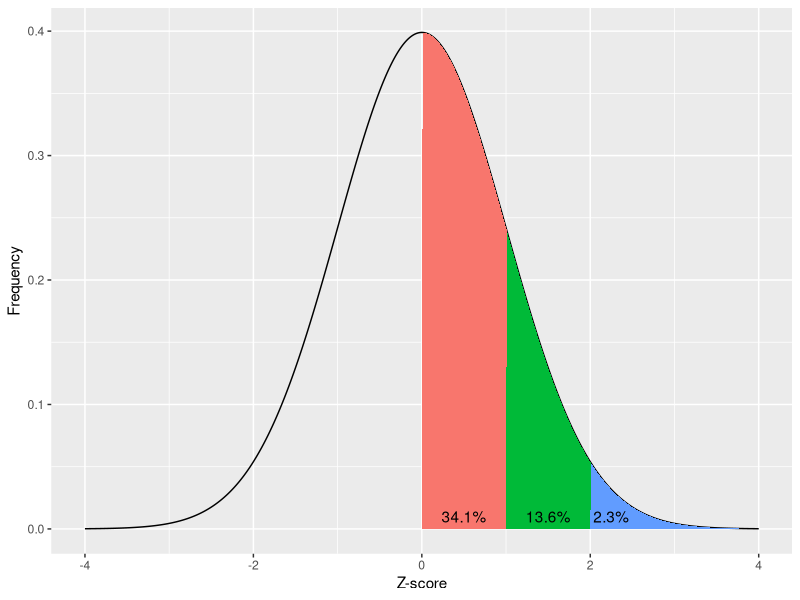
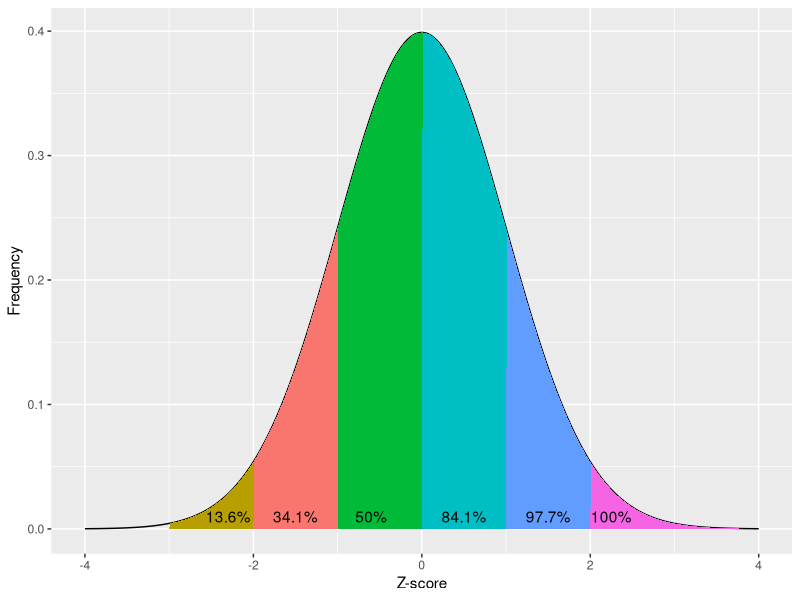
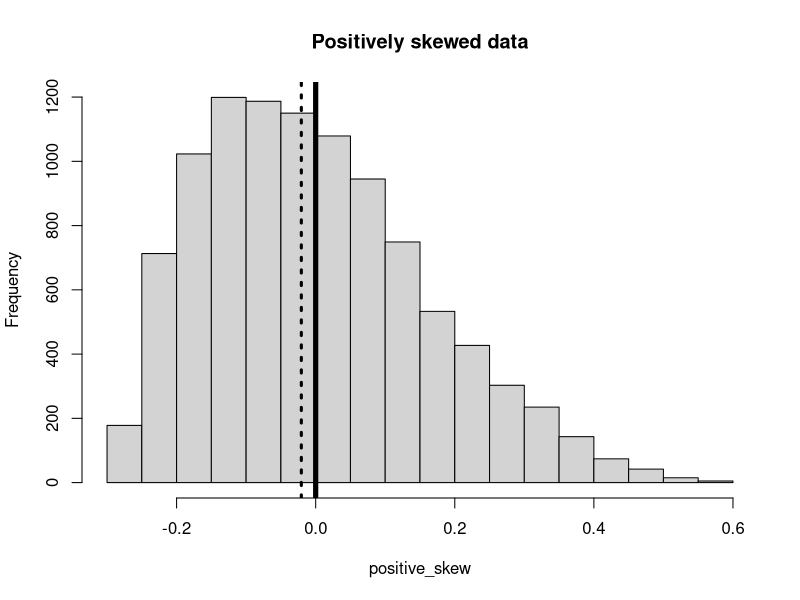
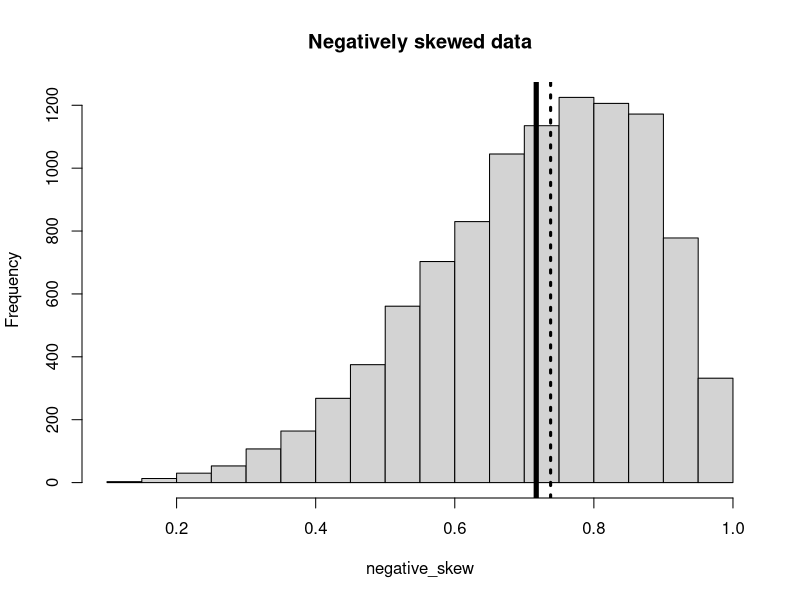
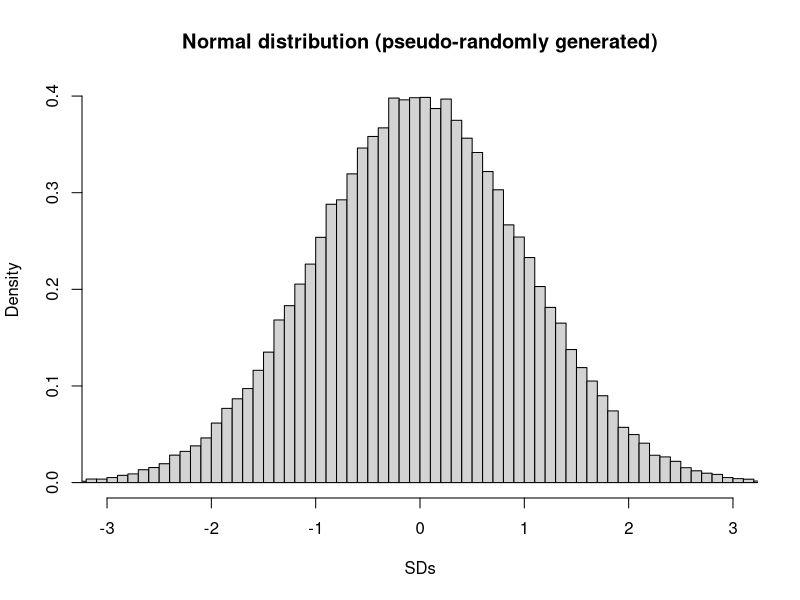
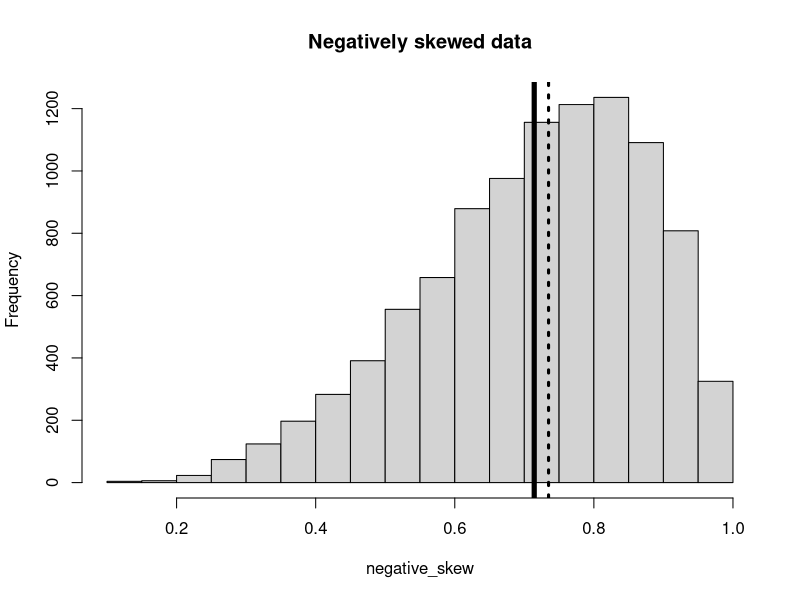
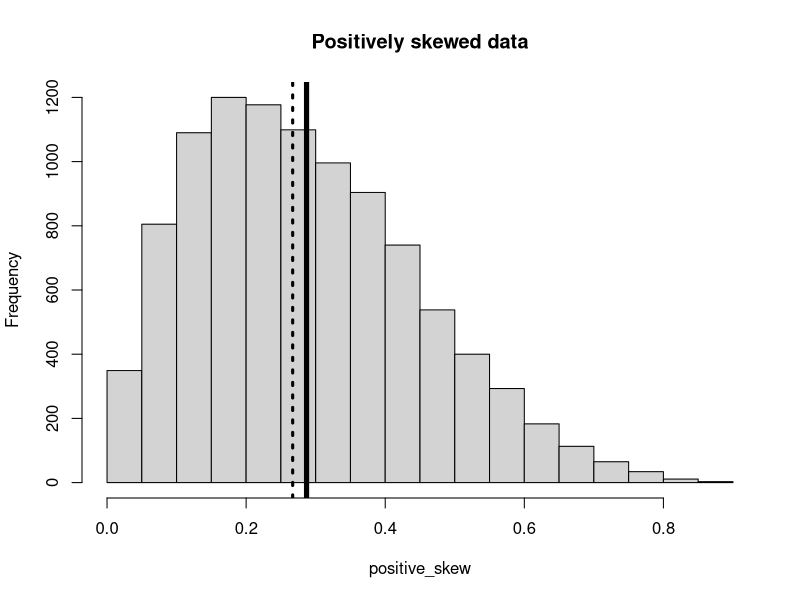

These charts were generated, in order, by the following R code:
## ---- chunk 1
library(ggplot2)
# https://stackoverflow.com/a/12429538
norm_x<-seq(-4,4,0.01)

norm_data_frame<-data.frame(x=norm_x,y=dnorm(norm_x,0,1))



shade_50 <- rbind(
  c(0,0), 
  subset(norm_data_frame, x > 0), 
  c(norm_data_frame[nrow(norm_data_frame), "X"], 0))

shade_84.1 <- rbind(
  c(1,0), 
  subset(norm_data_frame, x > 1), 
  c(norm_data_frame[nrow(norm_data_frame), "X"], 0))


shade_97.7 <- rbind(
  c(2,0), 
  subset(norm_data_frame, x > 2), 
  c(norm_data_frame[nrow(norm_data_frame), "X"], 0))


p<-qplot(
  x=norm_data_frame$x,
  y=norm_data_frame$y,
  geom="line"
)

 p +
   geom_polygon(
     data = shade_50,
     aes(
       x,
       y,
       fill="50"
      )
    ) +
   geom_polygon(
     data = shade_84.1,
     aes(
       x,
       y,
       fill="84.1"
      )
    ) +
   geom_polygon(
     data = shade_97.7, 
     aes(
       x, 
       y,
       fill="97.7"
      )
    ) +
   xlim(c(-4,4)) +
   
   annotate("text", x=0.5, y=0.01, label= "34.1%") + 
   annotate("text", x=1.5, y=0.01, label= "13.6%") + 
   annotate("text", x=2.25, y=0.01, label= "2.3%") +
   xlab("Z-score") +
   ylab("Frequency") +
   theme(legend.position="none")
## ---- chunk 2
library(ggplot2)
# https://stackoverflow.com/a/12429538
norm_x<-seq(-4,4,0.01)

norm_data_frame<-data.frame(x=norm_x,y=dnorm(norm_x,0,1))


shade_2.3 <- rbind(
  c(-3,0), 
  subset(norm_data_frame, x > -3), 
  c(norm_data_frame[nrow(norm_data_frame), "X"], 0))

shade_13.6 <- rbind(
  c(-2,0), 
  subset(norm_data_frame, x > -2), 
  c(norm_data_frame[nrow(norm_data_frame), "X"], 0))

shade_34.1 <- rbind(
  c(-1,0), 
  subset(norm_data_frame, x > -1), 
  c(norm_data_frame[nrow(norm_data_frame), "X"], 0))

shade_50 <- rbind(
  c(0,0), 
  subset(norm_data_frame, x > 0), 
  c(norm_data_frame[nrow(norm_data_frame), "X"], 0))

shade_84.1 <- rbind(
  c(1,0), 
  subset(norm_data_frame, x > 1), 
  c(norm_data_frame[nrow(norm_data_frame), "X"], 0))


shade_97.7 <- rbind(
  c(2,0), 
  subset(norm_data_frame, x > 2), 
  c(norm_data_frame[nrow(norm_data_frame), "X"], 0))


p<-qplot(
  x=norm_data_frame$x,
  y=norm_data_frame$y,
  geom="line"
)

 p +
   geom_polygon(
     data = shade_2.3,
     aes(
       x,
       y,
       fill="2.3"
      )
    ) +
   geom_polygon(
     data = shade_13.6,
     aes(
       x,
       y,
       fill="13.6"
      )
    ) +
   geom_polygon(
     data = shade_34.1,
     aes(
       x,
       y,
       fill="34.1"
      )
    ) +
   geom_polygon(
     data = shade_50,
     aes(
       x,
       y,
       fill="50"
      )
    ) +
   geom_polygon(
     data = shade_84.1,
     aes(
       x,
       y,
       fill="84.1"
      )
    ) +
   geom_polygon(
     data = shade_97.7, 
     aes(
       x, 
       y,
       fill="97.7"
      )
    ) +
   xlim(c(-4,4)) +
   
   annotate("text", x=-2.3, y=0.01, label= "13.6%") + 
   annotate("text", x=-1.5, y=0.01, label= "34.1%") + 
   annotate("text", x=-0.6, y=0.01, label= "50%") + 
   annotate("text", x=0.5, y=0.01, label= "84.1%") + 
   annotate("text", x=1.5, y=0.01, label= "97.7%") + 
   annotate("text", x=2.25, y=0.01, label= "100%") +
   xlab("Z-score") +
   ylab("Frequency") +
   theme(legend.position="none")
## ---- chunk 3
# generate a positively skewed distribution between 0 and 1
positive_skew = rbeta(10000,2,5)
positive_skew = positive_skew - mean(positive_skew)
hist(positive_skew, main="Positively skewed data")
abline(
  v=mean(positive_skew),  # where the line for the mean will be 
  lwd=5
)
abline(
  v=median(positive_skew), # where the line for the median will be
  lwd=3,
  lty=3
)
## ---- chunk 4
negative_skew = rbeta(10000,5,2)
hist(negative_skew, main = "Negatively skewed data")
abline(
  v=mean(negative_skew),  # where the line for the mean will be 
  lwd=5
)
abline(
  v=median(negative_skew), 
  lwd=3,
  lty=3
)
## ---- chunk 5
# generating random data to fit a normal distribution.
norm_data <-rnorm(
  100000,               # the number of samples
  mean=0,               # the mean (which in this case should be almost identical to the median)
  sd=1                  # the standard deviation
)
hist(
  norm_data,
  breaks = 100,           # the number of bins (the more bins there are, the thinner each bin is)
  xlim   = c(-3,3),       # the range of the x-axis
  freq   = FALSE,         # changes the y-axis from reporting the absolute frequency to reporting the relative density
  xlab   = "SDs", 
  main   = "Normal distribution (pseudo-randomly generated)"
)
## ---- chunk 6
# Skewed to the right
negative_skew = rbeta(10000,5,2)
hist(negative_skew, main = "Negatively skewed data")
abline(
  v=mean(negative_skew),  # where the line for the mean will be 
  lwd=5
)
abline(
  v=median(negative_skew), 
  lwd=3,
  lty=3
)
## ---- chunk 7

# Skewed to the left
positive_skew = rbeta(10000,2,5)
hist(positive_skew, main="Positively skewed data")
abline(
  v=mean(positive_skew),  # where the line for the mean will be 
  lwd=5
)
abline(
  v=median(positive_skew), # where the line for the median will be
  lwd=3,
  lty=3
)
## ---- chunk 8
# applying this to the positive skew data above
positive_skew_n = length(positive_skew)
positive_skewness = sum(((positive_skew - mean(positive_skew))/sd(positive_skew))^3) * (
  positive_skew_n / ((positive_skew_n-1) * (positive_skew_n - 2))
)
# to show the output:
positive_skewness
## ---- chunk 9

# Skewness and kurtosis and their standard errors as implement by SPSS
#
# Reference: pp 451-452 of
# http://support.spss.com/ProductsExt/SPSS/Documentation/Manuals/16.0/SPSS 16.0 Algorithms.pdf
# 
# See also: Suggestion for Using Powerful and Informative Tests of Normality,
# Ralph B. D'Agostino, Albert Belanger, Ralph B. D'Agostino, Jr.,
# The American Statistician, Vol. 44, No. 4 (Nov., 1990), pp. 316-321

spssSkewKurtosis=function(x) {
  w=length(x)
  m1=mean(x)
  m2=sum((x-m1)^2)
  m3=sum((x-m1)^3)
  m4=sum((x-m1)^4)
  s1=sd(x)
  skew=w*m3/(w-1)/(w-2)/s1^3
  sdskew=sqrt( 6*w*(w-1) / ((w-2)*(w+1)*(w+3)) )
  kurtosis=(w*(w+1)*m4 - 3*m2^2*(w-1)) / ((w-1)*(w-2)*(w-3)*s1^4)
  sdkurtosis=sqrt( 4*(w^2-1) * sdskew^2 / ((w-3)*(w+5)) )
  
  ## z-scores added by reading-psych
  zskew = skew/sdskew
  zkurtosis = kurtosis/sdkurtosis

  mat=matrix(c(skew,kurtosis, sdskew,sdkurtosis, zskew, zkurtosis), 2,
        dimnames=list(c("skew","kurtosis"), c("estimate","se","zScore")))
  return(mat)
}
spssSkewKurtosis(positive_skew)

